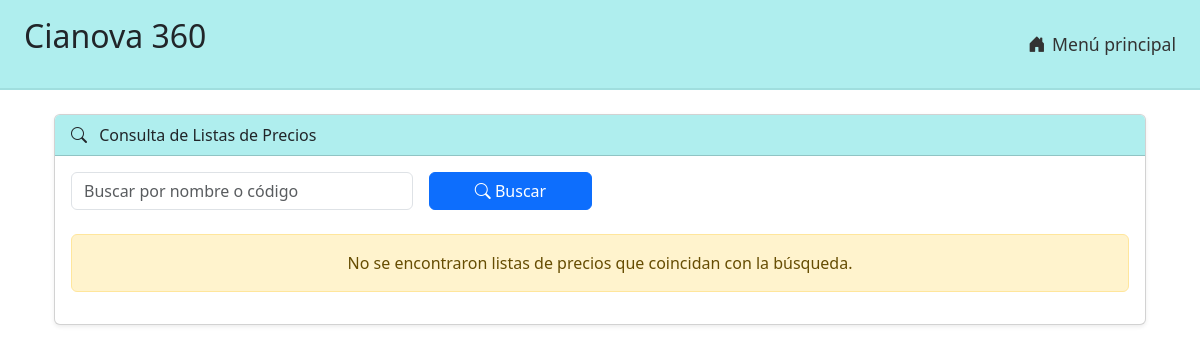
/articulos/precios/consultar/, run on an earlier commit of the app's database.
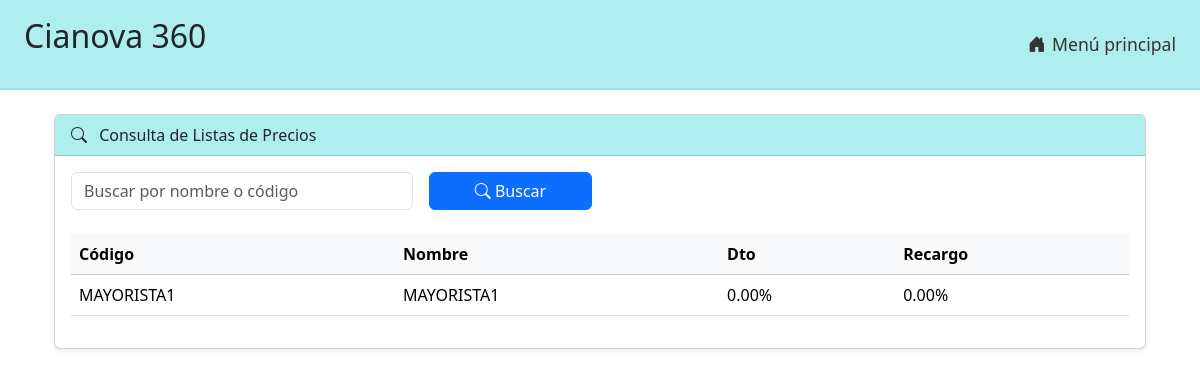
And on a later commit of the database.
### articulos/models.py (models this page shows, shortened)
class ListaPrecio(models.Model):
    codlista = models.CharField("Código de lista", max_length=10, primary_key=True)
    nomlista = models.CharField("Nombre de lista", max_length=20)
    dtolista = models.DecimalField("Descuento (%)", max_digits=6, decimal_places=2, default=0)
    reclista = models.DecimalField("Recargo (%)", max_digits=6, decimal_places=2, default=0)

### articulos/views.py (the view)
# urls.py: path('precios/consultar/', views.consultar_precio, name='consultar_precio'),
def consultar_precio(request):
    query = request.GET.get('q', '')
    listas = ListaPrecio.objects.filter(
        Q(codlista__icontains=query) | Q(nomlista__icontains=query)
    )
    return render(request, 'articulos/precios_consultar.html', {'listas': listas})

### articulos/templates/articulos/precios_consultar.html (shortened to what this page needs)
{% extends "base.html" %}
{% block content %}
<div class="container mt-4">
  <div class="card shadow-sm">
    <div class="card-header" style="background-color: rgb(175,238,238); color: #212529;">
	  <i class="bi bi-search me-2"></i> Consulta de Listas de Precios
    </div>
    <div class="card-body">
      <form method="get" class="row g-3 mb-4">
        <div class="col-md-4">
          <input type="text" name="q" class="form-control" placeholder="Buscar por nombre o código" value="{{ request.GET.q }}">
        </div>
        <div class="col-md-2">
          <button type="submit" class="btn btn-primary w-100">
            <i class="bi bi-search"></i> Buscar
          </button>
        </div>
      </form>
      {% if listas %}
        <table class="table table-hover align-middle">
          <thead class="table-light">
            <tr>
              <th>Código</th>
              <th>Nombre</th>
              <th>Dto</th>
              <th>Recargo</th>
            </tr>
          </thead>
          <tbody>
            {% for lista in listas %}
              <tr>
                <td>{{ lista.codlista }}</td>
                <td>{{ lista.nomlista }}</td>
                <td>{{ lista.dtolista }}%</td>
                <td>{{ lista.reclista }}%</td>
              </tr>
            {% endfor %}
          </tbody>
        </table>
      {% else %}
        <div class="alert alert-warning text-center">
          No se encontraron listas de precios que coincidan con la búsqueda.
        </div>
      {% endif %}
    </div>
  </div>
</div>
{% endblock %}

What changed in the data, as far as the page shows it:
added ListaPrecio: codlista "MAYORISTA1", nomlista "MAYORISTA1", dtolista "0.00", reclista "0.00"
Also different on the page:
text no longer shown: "No se encontraron listas de precios que coincidan con la búsqueda."
text now shown: "Código Nombre Dto Recargo"
